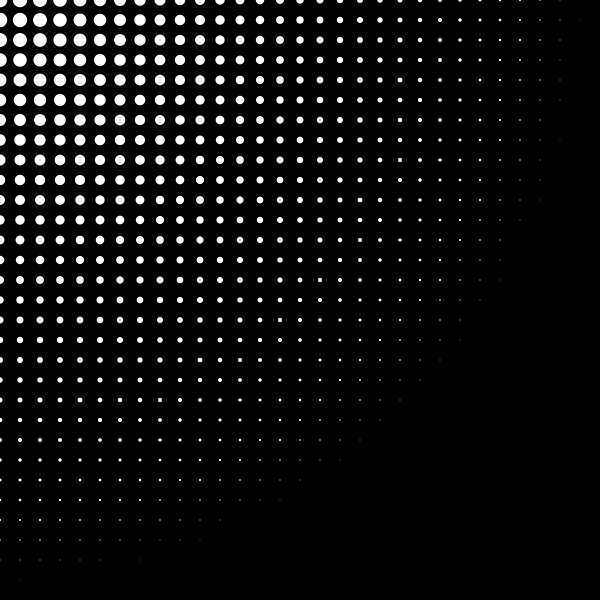
Frame 1 (no input)
Frame 60 (the mouse pressed at the canvas centre just before this capture): identical to frame 1, image omitted
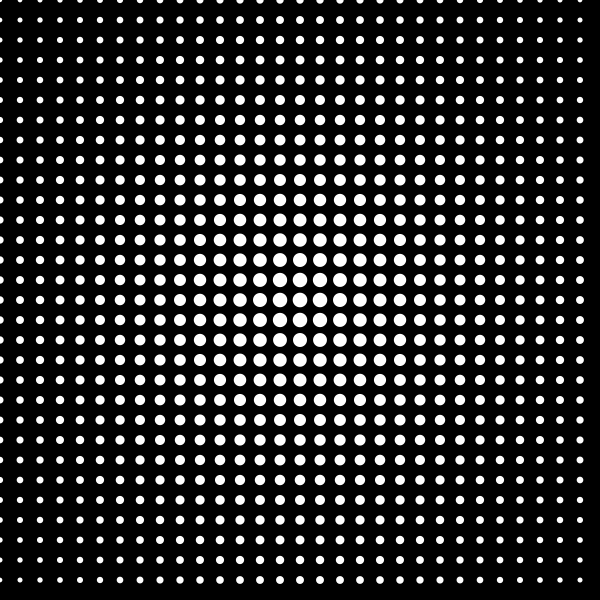
Frame 120 (the mouse held since frame 60 and released just before this capture)

The Processing sketch that drew these frames (run headless with seeded random() and noise(); from frame 60 on, the mouse is pressed at the canvas centre):

// Processing sketch: processing_103768
// ── processing_103768.pde

bubu[][] bus;


// Number of columns and rows in the grid
int cols = 30;
int rows = 30;
void setup()
{

  size(600,600);
  bus = new bubu[cols][rows];
  background(0);
  for (int i = 0; i < cols; i++) {
    for (int j = 0; j < rows; j++) {
      // Initialize each object
      bus[i][j] = new bubu(i*(width/cols),j*(height/rows));
    }
  }
}

void draw()
{
   background(0);  
   for (int i = 0; i < cols; i++) {
    for (int j = 0; j < rows; j++) {
      // Oscillate and display each object
      
      bus[i][j].display();
    }
   }

}


class bubu 
{
  // Our object has two PVectors: location and distance
  float dist;
  float xpos;
  float ypos;
  float size;
  PVector location;
  PVector mouseLoc;
  PVector tempdist;
  
  //constructor
  bubu(float xxpos,float yypos)
  {
    xpos = xxpos;
    ypos = yypos;
    location = new PVector (xpos,ypos);
    mouseLoc = new PVector (mouseX, mouseY);
    tempdist = PVector.sub(location,mouseLoc);
    dist = tempdist.mag();
    size = (width - dist)/5;
  }

  //methods
  void display()
  {
    mouseLoc = new PVector (mouseX, mouseY);
    tempdist = PVector.sub(location,mouseLoc);
    dist = tempdist.mag();
    dist = max(dist,15);
    size = (width - dist)/5;
    size = max(size,0);
    //background(0);
    ellipseMode(CENTER);
    fill(255);
    noStroke();
    ellipse(xpos,ypos,size/8,size/8);
  }  
}
